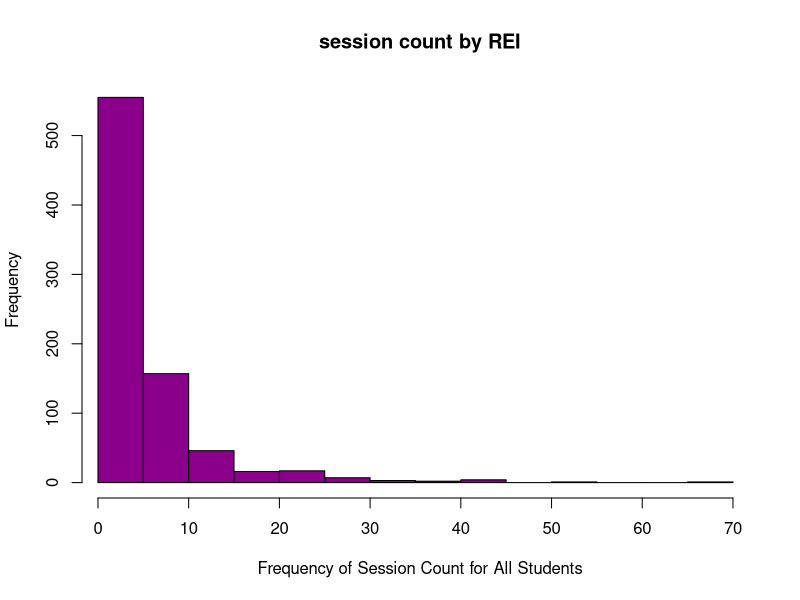
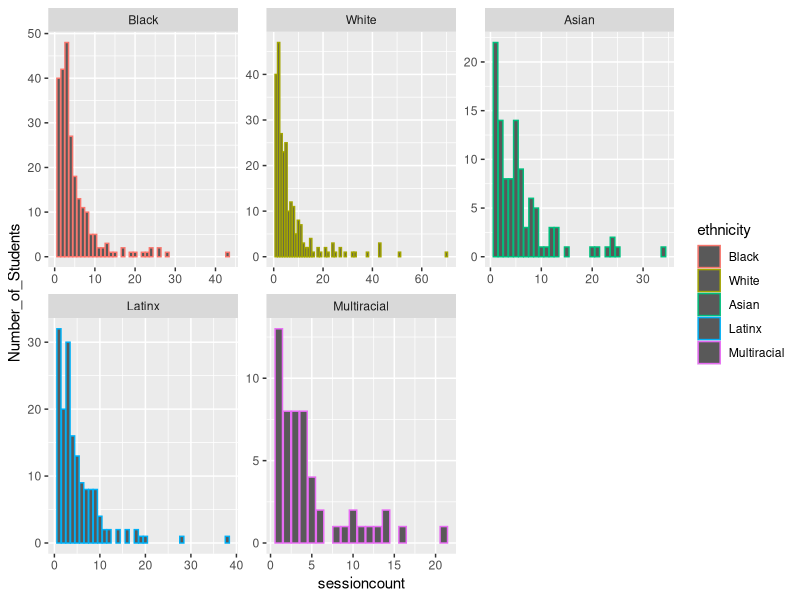
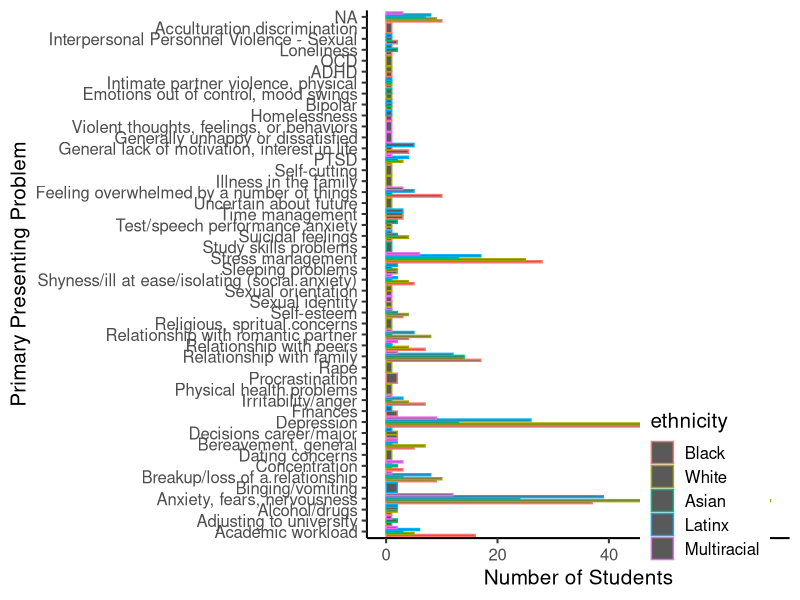
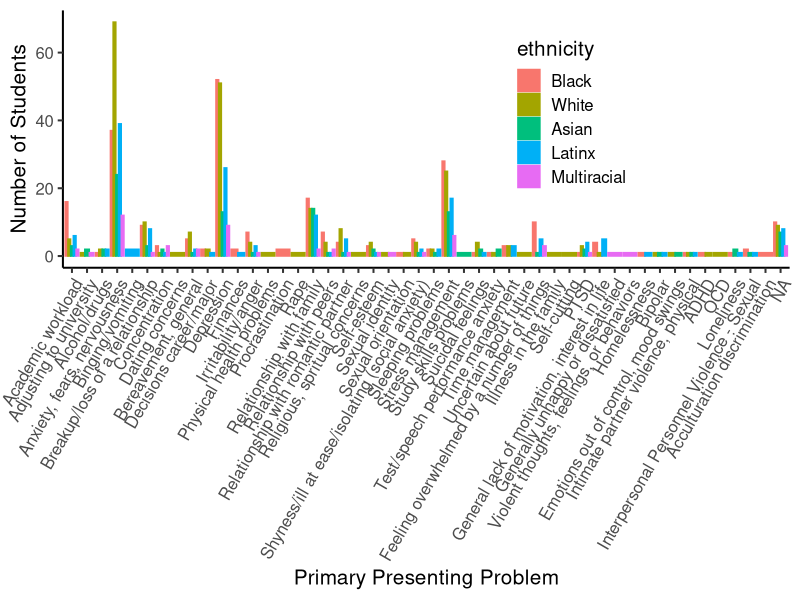
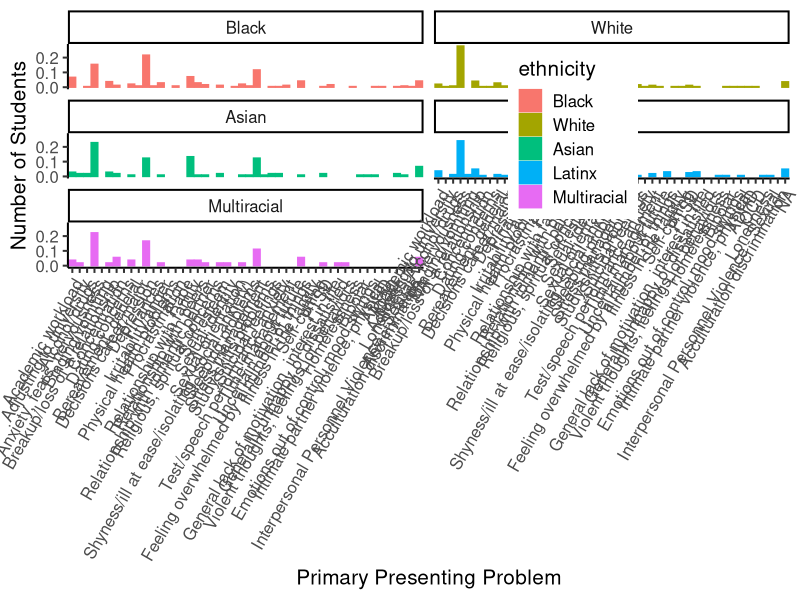
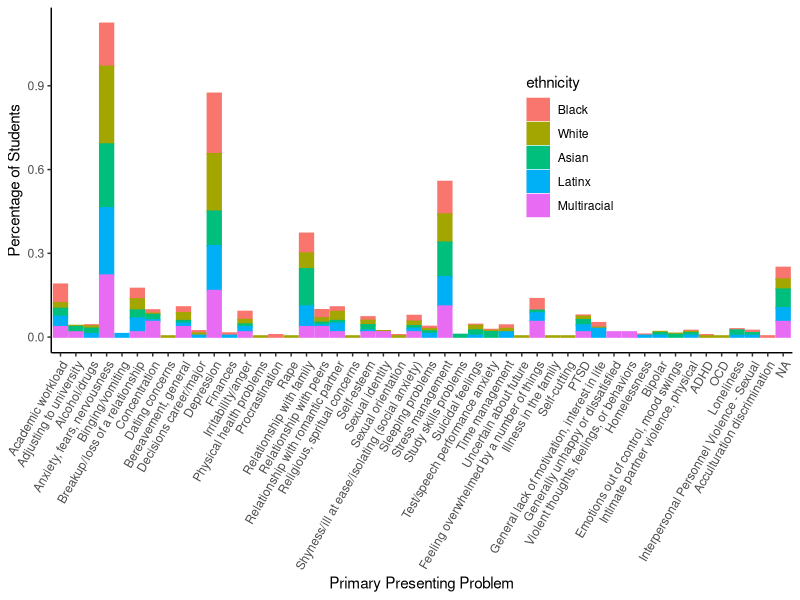
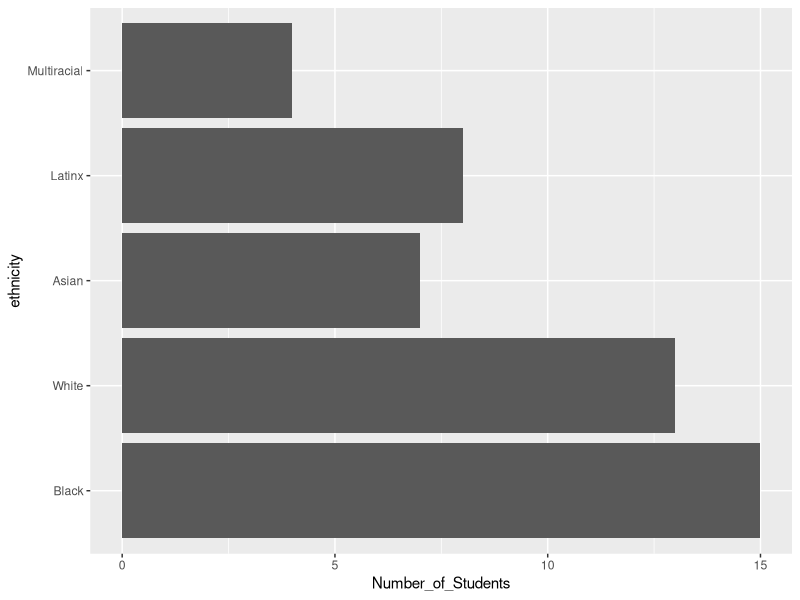
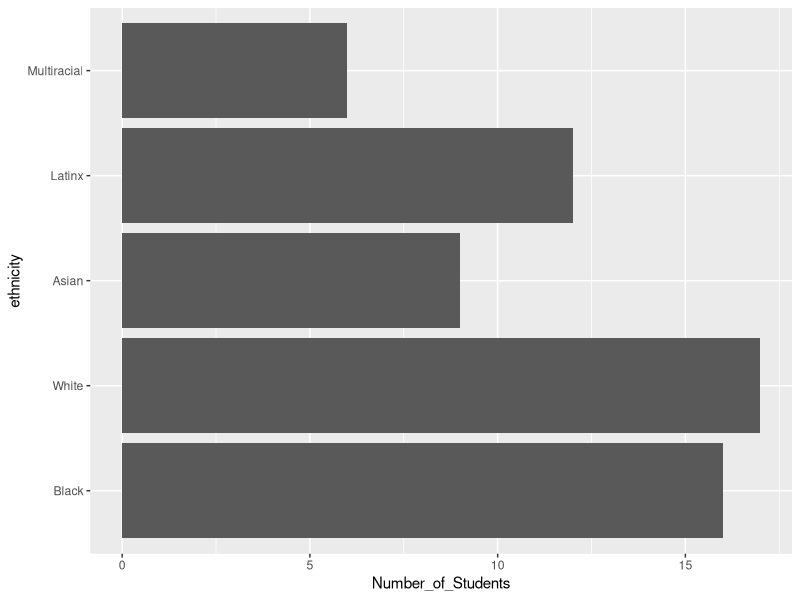

These figures' R source, in order:
## ---- chunk 1
knitr::opts_chunk$set(echo = TRUE, fig.path = "figures/", dev = c("pdf", "png"))
## ---- chunk 2
# Import data file & rename simultaneously

library(readr)
master_data <- read_csv("OG Data Set SLP.csv")
## ---- chunk 3
# Decode numerical string variables
## Create a decoder dictionary

ethnicity_code <- c("Black","White","Asian","Latinx","Native American","Multiracial","No Response")

gender_code <- c("Male","Female","Missing/Unknown","Other")

PP_code <- c("Academic workload",
"Adjusting to university",
"Alcohol/drugs",
"Anxiety, fears, nervousness",
"Assertiveness",
"Binging/vomiting",
"Breakup/loss of a relationship",
"Concentration",
"Confusion in beliefs, values",
"Dating concerns",
"Bereavement, general",
"Decisions career/major",
"Depression",
"Developing independence from family",
"Finances",
"Homesick",
"Irritability/anger",
"Making friends",
"Perfectionism",
"Physical health problems",
"Procrastination",
"Problem pregnancy",
"Rape",
"Relationship with family",
"Relationship with peers",
"Relationship with romantic partner",
"Religious, spritual concerns",
"Self-esteem",
"Sexual concerns",
"Sexual identity",
"Sexual orientation",
"Sexually transmitted disease",
"Shyness/ill at ease/isolating (social anxiety)",
"Sleeping problems",
"Starvation, fasting",
"Stress management",
"Study skills problems",
"Suicidal feelings",
"Test/speech performance anxiety",
"Time management",
"Uncertain about future",
"Weight body image",
"Feeling overwhelmed by a number of things",
"Illness in the family",
"Immigration concerns",
"Self-cutting",
"PTSD",
"General lack of motivation, interest in life",
"Generally unhappy or dissatisfied",
"Violent thoughts, feelings, or behaviors",
"Fear of loss of contact with reality",
"Homelessness",
"Bipolar",
"Growing sense of detachment and hopelessness",
"Concerns related to being a member of a minority",
"Emotions out of control, mood swings",
"Intimate partner violence, physical",
"ADHD",
"OCD",
"Loneliness",
"Sextortion",
"Interpersonal Personnel Violence - Sexual",
"Parenting",
"Moving/relocating",
"Adjustment to U.S. - International",
"Concern over arrest/legal",
"Acculturation discrimination",
"Crime victim of violence",
"Schizophrenia",
"Excoriation/dermatillomania",
"Disciplinary",
"Asperger spectrum")
## ---- chunk 4
# Assign a decoded column

master_data$ethnicity <- factor(master_data$ethnicity, 1:7, ethnicity_code)

master_data$gender <- factor(master_data$gender, 1:4, gender_code)

master_data$PP_1 <- factor(master_data$PP1, 1:72, PP_code)
## ---- chunk 5
# Decode title of column

CCAPS_44 =	"I feel uncomfortable around people I don't know"
CCAPS_45 =	"I feel irritable"
CCAPS_46 = "I have thoughts of ending my life"
CCAPS_47 = "I feel self conscious around others"
CCAPS_48	= "I purge to control my weight"
CCAPS_49	= "I drink more than I should"
CCAPS_50	= "I enjoy getting drunk"
CCAPS_51 =	"I am not able to concentrate as well as usual"
CCAPS_52	= "I am afraid I may lose control and act violently"
CCAPS_53	= "It's hard to stay motivated for my classes"
CCAPS_29	= "When I drink alcohol I can't remember what happened"
CCAPS_30	= "I feel tense"
CCAPS_31	= "When I start eating I can’t stop"
CCAPS_32	= "I have difficulty controlling my temper"
CCAPS_1	= "I get sad or angry when I think of my family"
CCAPS_33	= "I am easily frightened or startled"
CCAPS_34	= "I diet frequently" 
CCAPS_35	= "I make friends easily"
CCAPS_36	= "I sometimes feel like breaking or smashing things"
CCAPS_37	= "I have unwanted thoughts I can't control"
CCAPS_38	= "There's a history of abuse in my family"
CCAPS_39	= "I experience nightmares or flashbacks"
CCAPS_40	= "I feel sad all the time"
CCAPS_41	= "I am concerned that other people do not like me"
CCAPS_42	= "I wish my family got along better"
CCAPS_43	= "I get angry easily"
CCAPS_2	= "I am shy around others"
CCAPS_3	= "There are many things I am afraid of"
CCAPS_4	= "My heart races for no good reason"
CCAPS_5	= "I feel out of control when I eat"
CCAPS_6	= "I enjoy my classes"
CCAPS_7	= "I feel that my family loves me"
CCAPS_8	= "I feel disconnected from myself"
CCAPS_9	= "I don't enjoy being around people as much as I used to"
CCAPS_10	= "I feel isolated and alone"
CCAPS_11	= "My family gets on my nerves"
CCAPS_12	= "I lose touch with reality"
CCAPS_13	= "I think about food more than I would like to"
CCAPS_14	= "I am anxious that I might have a panic attack while in public"
CCAPS_15	= "I feel confident that I can succeed academically"
CCAPS_16	= "I become anxious when I have to speak in front of audiences"
CCAPS_17	= "I have sleep difficulties"
CCAPS_18	= "My thoughts are racing"
CCAPS_19	= "I am satisfied with my body shape"
CCAPS_20	= "I feel worthless"
CCAPS_21	= "My family is basically a happy one"
CCAPS_22	= "I am dissatisfied with my weight"
CCAPS_23	= "I feel helpless"
CCAPS_24	= "I use drugs more than I should"
CCAPS_25	= "I eat too much"
CCAPS_26	= "I drink alcohol frequently"
CCAPS_27	= "I have spells of terror or panic"
CCAPS_28	= "I am enthusiastic about life"
CCAPS_54	= "I feel comfortable around other people"
CCAPS_55	= "I like myself"
CCAPS_56	= "I have done something I have regretted because of drinking"
CCAPS_57	= "I frequently get into arguments"
CCAPS_58	= "I find that I cry frequently"
CCAPS_59	= "I am unable to keep up with my schoolwork"
CCAPS_60	= "I have thoughts of hurting others"
CCAPS_61	= "The less I eat, the better I feel about myself"
CCAPS_62	= "I feel that I have no one who understands me"
## ---- chunk 6
# Reverse score in original column

master_data[,c("CCAPS_06","CCAPS_07","CCAPS_15","CCAPS_19","CCAPS_21","CCAPS_28","CCAPS_35","CCAPS_54","CCAPS_55")] <- 4-master_data[,c("CCAPS_06","CCAPS_07","CCAPS_15","CCAPS_19","CCAPS_21","CCAPS_28","CCAPS_35","CCAPS_54","CCAPS_55")]
## ---- chunk 7
# Add CCAPS score

#44:62 is first to last CCAPS value (range) based on the order that the items were input, as they were not entered in ascending order.
#grep tells me the column number from the name
#row sums adds them up
#"na.rm = TRUE" ignores NA values

master_data$CCAPS_score <- rowSums(master_data[grep("CCAPS_44", colnames(master_data)):grep("CCAPS_62", colnames(master_data))],na.rm = TRUE)
## ---- chunk 8
#CCAPS-62 sub-scales

master_data$depression_subscale <- rowSums(master_data[,c(
  "CCAPS_08",
  "CCAPS_09",
  "CCAPS_10",
  "CCAPS_12",
  "CCAPS_20",
  "CCAPS_23",
  "CCAPS_28",
  "CCAPS_37",
  "CCAPS_40",
  "CCAPS_46",
  "CCAPS_55",
  "CCAPS_58",
  "CCAPS_62"
)])

master_data$generalized_anxiety_subscale <- rowSums(master_data[,c(
  "CCAPS_03",
  "CCAPS_04",
  "CCAPS_14",
  "CCAPS_17",
  "CCAPS_18",
  "CCAPS_27",
  "CCAPS_30",
  "CCAPS_33",
  "CCAPS_39"
)])

master_data$social_anxiety_subscale <- rowSums(master_data[,c(
  "CCAPS_02",
  "CCAPS_16",
  "CCAPS_35",
  "CCAPS_41",
  "CCAPS_44",
  "CCAPS_47",
  "CCAPS_54"
)])

master_data$academic_distress_subscale <- rowSums(master_data[,c(
  "CCAPS_06",
  "CCAPS_15",
  "CCAPS_51",
  "CCAPS_53",
  "CCAPS_59"
)])

master_data$eating_concerns_subscale <- rowSums(master_data[,c(
  "CCAPS_05",
  "CCAPS_13",
  "CCAPS_19",
  "CCAPS_22",
  "CCAPS_25",
  "CCAPS_31",
  "CCAPS_34",
  "CCAPS_48",
  "CCAPS_61"
)])

master_data$family_distress_subscale <- rowSums(master_data[,c(
  "CCAPS_01",
  "CCAPS_07",
  "CCAPS_11",
  "CCAPS_21",
  "CCAPS_38",
  "CCAPS_42"
)])

master_data$hostility_subscale <- rowSums(master_data[,c(
  "CCAPS_32",
  "CCAPS_36",
  "CCAPS_43",
  "CCAPS_45",
  "CCAPS_52",
  "CCAPS_57",
  "CCAPS_60"
)])

master_data$substance_use_subscale <- rowSums(master_data[,c(
  "CCAPS_24",
  "CCAPS_26",
  "CCAPS_29",
  "CCAPS_49",
  "CCAPS_50",
  "CCAPS_56"
)])
## ---- chunk 9
#delete entire rows by irrelevant ethnicities (no response & native american)

master_data <- master_data[master_data$ethnicity != "No Response",]

master_data <- master_data[master_data$ethnicity != "Native American",]

# We reform the ethnicity factor to account for the removed subjects.

master_data$ethnicity <- factor(master_data$ethnicity)
## ---- chunk 10

# Distribution histogram - Counseling center session attendance (not sorted by REI)

hist(master_data$sessioncount,
main="session count by REI",
xlab="Frequency of Session Count for All Students",
xlim=c(1,70),
col="darkmagenta",
)

mean(master_data$sessioncount)

# Total sum of sessions by each REI

aggregate (master_data$sessioncount, by=list(master_data$ethnicity),FUN=sum)

# Frequency table - sessions by REI

library(tidyverse)
library(dplyr)

SessionCountxREI <- master_data %>%
  group_by(sessioncount, ethnicity) %>%
  summarize(Number_of_Students=length(clientid))

# Distribution histogram - counseling center session attendance sorted by REI

library(ggplot2)

ggplot(SessionCountxREI, aes(x=sessioncount, 
                                  y=Number_of_Students, 
                                  color = ethnicity)) + 
      geom_bar(stat="identity", position = "dodge") +
      facet_wrap(~ethnicity, scales = "free") 

master_data$ethnicity <- as.factor(master_data$ethnicity)
levels(master_data$ethnicity)

# aov(CCAPS_1 ~ ethnicity, master_data)
## ---- chunk 11
# Create frequency table for Presenting Problem by REI.

PP1xREI <- master_data %>% 
  group_by(ethnicity, PP_1) %>% 
  summarize(Number_of_Students=length(clientid)) %>%
  group_by(ethnicity) %>%
  mutate(total = sum(Number_of_Students)) %>%
  ungroup() %>%
  mutate(Proportion=Number_of_Students/total)
## ---- chunk 12
#PP1 by Ethnicity

PP1_by_Ethnicity <- ggplot(PP1xREI, aes(x=Number_of_Students, 
                                  y=PP_1, 
                                  group=ethnicity,
                                  color = ethnicity)) 

PP1_by_Ethnicity + geom_bar(stat="identity", position = "dodge") + 
  theme_classic(base_size = 15) +
  xlab("Number of Students") +
  ylab("Primary Presenting Problem") + 
  theme(legend.position = c(0.8, 0.1))

## ---- chunk 13
#PP1 by Ethnicity
PP1_by_Ethnicity <- ggplot(PP1xREI, aes(y=Number_of_Students, 
                                  x=PP_1, 
                                  group=ethnicity,
                                  color = ethnicity,
                                  fill = ethnicity)) 

PP1_by_Ethnicity + geom_bar(stat="identity", position = "dodge") + 
  theme_classic(base_size = 15) +
  ylab("Number of Students") +
  xlab("Primary Presenting Problem") + 
  theme(legend.position = c(0.7, 0.6)) +
  theme(axis.text.x = element_text(angle = 60, hjust=1))
## ---- chunk 14
#PP1 by Ethnicity
PP1_by_Ethnicity <- ggplot(PP1xREI, aes(y=Proportion, 
                                  x=PP_1, 
                                  group=ethnicity,
                                  color = ethnicity,
                                  fill = ethnicity)) 
PP1_by_Ethnicity + geom_bar(stat="identity", position = "dodge") + 
  theme_classic(base_size = 15) +
  ylab("Number of Students") +
  xlab("Primary Presenting Problem") + 
  theme(legend.position = c(0.7, 0.6)) +
  theme(axis.text.x = element_text(angle = 60, hjust=1)) +
   facet_wrap(~ethnicity, ncol = 2)
## ---- chunk 15
#PP1 by Ethnicity
PP1_by_Ethnicity <- ggplot(PP1xREI, aes(y=Proportion, 
                                  x=PP_1, 
                                  group=ethnicity,
                                  color = ethnicity,
                                  fill = ethnicity)) 
PP1_by_Ethnicity + geom_bar(stat="identity", position = "stack") + 
  theme_classic(base_size = 11) +
  ylab("Percentage of Students") +
  xlab("Primary Presenting Problem") + 
  theme(legend.position = c(0.7, 0.6)) +
  theme(axis.text.x = element_text(angle = 60, hjust=1))
## ---- chunk 16
# Prepare chi-square data

Diversity <- data.frame(outcome = c("Multiracial","Asian","Latinx","White","Black","Missing"),
                        O = c(5.0,9.0,14.0,20.0,21.0,31.0),
                        E = c(13.9,15.2,16.8,21.8,13.0,19.3))

knitr::kable(Diversity)

Diversity <- Diversity %>%
  mutate(d = O -E) %>%
  mutate(d_sq = d^2) %>%
  mutate(div = d_sq/E)

knitr::kable(Diversity)

# Compute chi-square

sum(Diversity$div)

O <- c(5.0,9.0,14.0,20.0,21.0,31.0)
E <- c(13.9,15.2,16.8,21.8,13.0,19.3)
sum(((O-E)^2)/E)

chisq.test(x=c(5.0,9.0,14.0,20.0,21.0,31.0))
## ---- chunk 17
# Create tables for sub-scales and REI

depressionxREI <- master_data %>% 
  group_by((depression_subscale), ethnicity) %>% 
  summarize(Number_of_Students=length(clientid))

generalized_anxietyxREI <- master_data %>% 
  group_by((generalized_anxiety_subscale), ethnicity) %>% 
  summarize(Number_of_Students=length(clientid))

social_anxietyxREI <- master_data %>% 
  group_by((social_anxiety_subscale), ethnicity) %>% 
  summarize(Number_of_Students=length(clientid))

academic_distressxREI <- master_data %>% 
  group_by((academic_distress_subscale), ethnicity) %>% 
  summarize(Number_of_Students=length(clientid))

eating_concernsxREI <- master_data %>% 
  group_by((eating_concerns_subscale), ethnicity) %>% 
  summarize(Number_of_Students=length(clientid))

family_distressxREI <- master_data %>% 
  group_by((family_distress_subscale), ethnicity) %>% 
  summarize(Number_of_Students=length(clientid))

hostilityxREI <- master_data %>% 
  group_by((hostility_subscale), ethnicity) %>% 
  summarize(Number_of_Students=length(clientid))

substance_usexREI <- master_data %>% 
  group_by((substance_use_subscale), ethnicity) %>% 
  summarize(Number_of_Students=length(clientid))

# Make simple histograms for subscales + REI

ggplot(depressionxREI, aes(x=Number_of_Students, 
                                  y=ethnicity)) + 
      geom_bar(stat="identity", position = "dodge") 

ggplot(generalized_anxietyxREI, aes(x=Number_of_Students, 
                                  y=ethnicity)) + 
      geom_bar(stat="identity", position = "dodge") 

ggplot(social_anxietyxREI, aes(x=Number_of_Students, 
                                  y=ethnicity)) + 
      geom_bar(stat="identity", position = "dodge") 

ggplot(academic_distressxREI, aes(x=Number_of_Students, 
                                  y=ethnicity)) + 
      geom_bar(stat="identity", position = "dodge") 

ggplot(eating_concernsxREI, aes(x=Number_of_Students, 
                                  y=ethnicity)) + 
      geom_bar(stat="identity", position = "dodge") 

ggplot(family_distressxREI, aes(x=Number_of_Students, 
                                  y=ethnicity)) + 
      geom_bar(stat="identity", position = "dodge") 

ggplot(hostilityxREI, aes(x=Number_of_Students, 
                                  y=ethnicity)) + 
      geom_bar(stat="identity", position = "dodge") 

ggplot(substance_usexREI, aes(x=Number_of_Students, 
                                  y=ethnicity)) + 
      geom_bar(stat="identity", position = "dodge") 
## ---- chunk 18
# Ensure ethnicity is properly sorted into levels that can then be used for analyzing.

levels(master_data$ethnicity)

master_data$ethnicity <- ordered(master_data$ethnicity,
                                 levels = c("Black","White","Asian","Latinx","Multiracial"))

library(dplyr)

# Descriptive Statistics - Total Pathology Score by REI

group_by(master_data, ethnicity) %>%
  summarise(
    count = n(),
    mean = mean(CCAPS_score, na.rm = TRUE),
    sd = sd(CCAPS_score, na.rm = TRUE),
    range = range(CCAPS_score, na.rm = TRUE),
  )

library(ggpubr)

# Box plot - Total Pathology Score by REI

ggboxplot(master_data, x = "ethnicity", y = "CCAPS_score", 
          color = "ethnicity", 
          order = c("Black","White","Asian","Latinx","Multiracial"),
          ylab = "Total CCAPS Score", xlab = "Racial and Ethnolinguistic Identity")

# The following plot shows more of the data directly. Too much, perhaps.

ggline(master_data, x = "ethnicity", y = "CCAPS_score",
       add = c("mean_se", "jitter"), 
       order = c("Black","White","Asian","Latinx","Multiracial"),
        ylab = "Total CCAPS Score", xlab = "Racial and Ethnolinguistic Identity")
## ---- chunk 19
# Descriptive Statistics - Depression Sub-Scale Score by REI

group_by(master_data, ethnicity) %>%
  summarise(
    count = n(),
    mean = mean(depression_subscale, na.rm = TRUE),
    sd = sd(depression_subscale, na.rm = TRUE),
    range = range(depression_subscale, na.rm = TRUE),
  )

# Box plot - Depression Sub-Scale Score by REI

ggboxplot(master_data, x = "ethnicity", y = "depression_subscale", 
          color = "ethnicity", 
          order = c("Black","White","Asian","Latinx","Multiracial"),
          ylab = "Depression", xlab = "Racial and Ethnolinguistic Identity")
## ---- chunk 20
# Descriptive Statistics - Generalized Anxiety Sub-Scale Score by REI

group_by(master_data, ethnicity) %>%
  summarise(
    count = n(),
    mean = mean(generalized_anxiety_subscale, na.rm = TRUE),
    sd = sd(generalized_anxiety_subscale, na.rm = TRUE),
    range = range(generalized_anxiety_subscale, na.rm = TRUE),
  )

# Box plot - Generalized Anxiety Sub-Scale Score by REI

ggboxplot(master_data, x = "ethnicity", y = "generalized_anxiety_subscale", 
          color = "ethnicity", 
          order = c("Black","White","Asian","Latinx","Multiracial"),
          ylab = "Generalized Anxiety", xlab = "Racial and Ethnolinguistic Identity")
## ---- chunk 21
# Descriptive Statistics - Social Anxiety Sub-Scale Score by REI

group_by(master_data, ethnicity) %>%
  summarise(
    count = n(),
    mean = mean(social_anxiety_subscale, na.rm = TRUE),
    sd = sd(social_anxiety_subscale, na.rm = TRUE),
    range = range(social_anxiety_subscale, na.rm = TRUE),
  )

# Box plot - Social Anxiety Sub-Scale Score by REI

ggboxplot(master_data, x = "ethnicity", y = "social_anxiety_subscale", 
          color = "ethnicity", 
          order = c("Black","White","Asian","Latinx","Multiracial"),
          ylab = "Social Anxiety", xlab = "Racial and Ethnolinguistic Identity")
## ---- chunk 22
# Descriptive Statistics - Academic Distress Sub-Scale Score by REI

group_by(master_data, ethnicity) %>%
  summarise(
    count = n(),
    mean = mean(academic_distress_subscale, na.rm = TRUE),
    sd = sd(academic_distress_subscale, na.rm = TRUE),
    range = range(academic_distress_subscale, na.rm = TRUE),
  )

# Box plot -Academic Distress Sub-Scale Score by REI

ggboxplot(master_data, x = "ethnicity", y = "academic_distress_subscale", 
          color = "ethnicity", 
          order = c("Black","White","Asian","Latinx","Multiracial"),
          ylab = "Academic Distress", xlab = "Racial and Ethnolinguistic Identity")

## ---- chunk 23
# Descriptive Statistics - Eating Concerns Sub-Scale Score by REI

group_by(master_data, ethnicity) %>%
  summarise(
    count = n(),
    mean = mean(eating_concerns_subscale, na.rm = TRUE),
    sd = sd(eating_concerns_subscale, na.rm = TRUE),
    range = range(eating_concerns_subscale, na.rm = TRUE),
  )

# Box plot - Eating Concerns Sub-Scale Score by REI

ggboxplot(master_data, x = "ethnicity", y = "eating_concerns_subscale", 
          color = "ethnicity", 
          order = c("Black","White","Asian","Latinx","Multiracial"),
          ylab = "Eating Concerns", xlab = "Racial and Ethnolinguistic Identity")

## ---- chunk 24
# Descriptive Statistics - Family Distress Sub-Scale Score by REI

group_by(master_data, ethnicity) %>%
  summarise(
    count = n(),
    mean = mean(family_distress_subscale, na.rm = TRUE),
    sd = sd(family_distress_subscale, na.rm = TRUE),
    range = range(family_distress_subscale, na.rm = TRUE),
  )

# Box plot - Family Distress Sub-Scale Score by REI

ggboxplot(master_data, x = "ethnicity", y = "family_distress_subscale", 
          color = "ethnicity", 
          order = c("Black","White","Asian","Latinx","Multiracial"),
          ylab = "Family Distress", xlab = "Racial and Ethnolinguistic Identity")

## ---- chunk 25
# Descriptive Statistics - Hostility Sub-Scale Score by REI

group_by(master_data, ethnicity) %>%
  summarise(
    count = n(),
    mean = mean(hostility_subscale, na.rm = TRUE),
    sd = sd(hostility_subscale, na.rm = TRUE),
    range = range(hostility_subscale, na.rm = TRUE),
  )

# Box plot - Hostility Sub-Scale Score by REI

ggboxplot(master_data, x = "ethnicity", y = "hostility_subscale", 
          color = "ethnicity", 
          order = c("Black","White","Asian","Latinx","Multiracial"),
          ylab = "Hostility", xlab = "Racial and Ethnolinguistic Identity")

## ---- chunk 26
# Descriptive Statistics - Substance Use Sub-Scale Score by REI

group_by(master_data, ethnicity) %>%
  summarise(
    count = n(),
    mean = mean(substance_use_subscale, na.rm = TRUE),
    sd = sd(substance_use_subscale, na.rm = TRUE),
    range = range(substance_use_subscale, na.rm = TRUE),
  )

# Box plot - Substance Use Sub-Scale Score by REI

ggboxplot(master_data, x = "ethnicity", y = "substance_use_subscale", 
          color = "ethnicity", 
          order = c("Black","White","Asian","Latinx","Multiracial"),
          ylab = "Substance Use", xlab = "Racial and Ethnolinguistic Identity")

## ---- chunk 27
summary(master_data)
